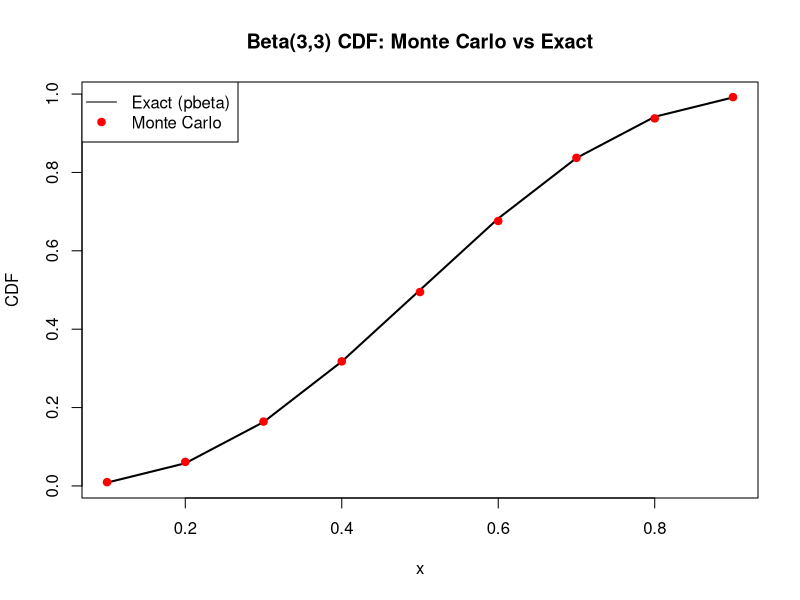
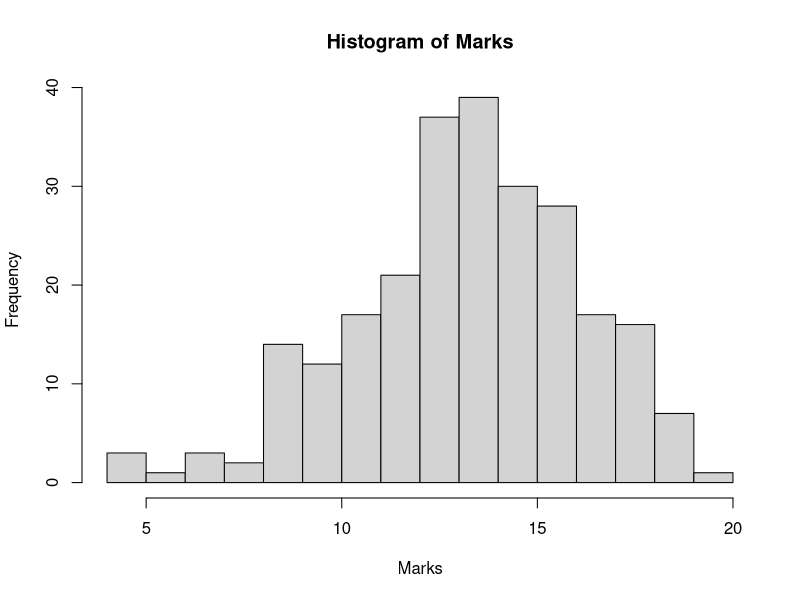
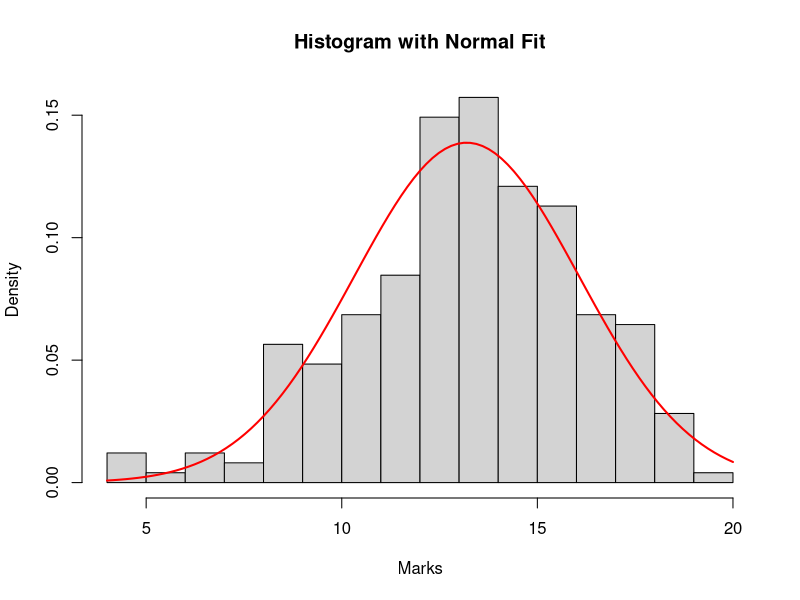

Here is the R script that generated these plots, in order:
## ---- chunk 1
knitr::opts_chunk$set(echo = TRUE)
## ---- chunk 2
#question 1

set.seed(123)        # for reproducibility
n <- 10000           # number of simulations

# Generate uniform random values on [0, pi/3]
t <- runif(n, min = 0, max = pi/3)

# Monte Carlo estimate
estimate <- (pi/3) * mean(sin(t))

estimate

exact_value <- 1 - cos(pi/3)
exact_value



## ---- chunk 3
#Question 2
#Monte Carlo estimation for several values of 𝑥x

set.seed(123)

mc_phi <- function(x, n = 1e5) {
  u <- runif(n, 0, x)
  mean(x * dnorm(u))
}

# values to compare
x_vals <- c(0.5, 1, 1.5, 2)

mc_est <- sapply(x_vals, mc_phi)
true_val <- pnorm(x_vals)

data.frame(
  x = x_vals,
  MonteCarlo = mc_est,
  pnorm = true_val,
  Error = mc_est - true_val
)

## ---- chunk 4
#Variance of the Monte Carlo estimator for Φ(2)

set.seed(123)

n <- 1e5
x <- 2

u <- runif(n, 0, x)
Y <- x * dnorm(u)

phi_hat <- mean(Y)
var_hat <- var(Y) / n

phi_hat
var_hat

## ---- chunk 5
#95% confidence interval for Φ(2)

alpha <- 0.05
z <- qnorm(1 - alpha/2)

CI <- c(
  phi_hat - z * sqrt(var_hat),
  phi_hat + z * sqrt(var_hat)
)

CI
pnorm(2)

## ---- chunk 6
#question 3
#Monte Carlo using Uniform(0, 0.5)

set.seed(123)

n <- 10000
x <- runif(n, min = 0, max = 0.5)

theta_hat <- 0.5 * mean(exp(-x))

# Monte Carlo variance estimate
var_theta_hat <- (0.5^2 / n) * var(exp(-x))

theta_hat
var_theta_hat


## ---- chunk 7
#Monte Carlo using Exponential(1)
set.seed(123)

y <- rexp(n, rate = 1)

theta_hat_star <- mean(y <= 0.5)

# Monte Carlo variance estimate
var_theta_hat_star <- var(as.numeric(y <= 0.5)) / n

theta_hat_star
var_theta_hat_star

## ---- chunk 8
#True value (for comparison)

theta_true <- 1 - exp(-0.5)
theta_true

## ---- chunk 9
#Variance comparison
var_theta_hat
var_theta_hat_star

## ---- chunk 10
#question 4
#Monte Carlo CDF function

mc_beta_cdf <- function(x, n = 10000) {
  samples <- rbeta(n, shape1 = 3, shape2 = 3)
  mean(samples <= x)
}

## ---- chunk 11
set.seed(123)   # for reproducibility

x_vals <- seq(0.1, 0.9, by = 0.1)

mc_estimates <- sapply(x_vals, mc_beta_cdf, n = 10000)
exact_values <- pbeta(x_vals, shape1 = 3, shape2 = 3)

results <- data.frame(
  x = x_vals,
  MonteCarlo = mc_estimates,
  Exact_pbeta = exact_values,
  Difference = mc_estimates - exact_values
)

print(results)

## ---- chunk 12
#Optional: plot comparison

plot(x_vals, exact_values, type = "l", lwd = 2,
     ylab = "CDF", xlab = "x",
     main = "Beta(3,3) CDF: Monte Carlo vs Exact")
points(x_vals, mc_estimates, col = "red", pch = 19)
legend("topleft",
       legend = c("Exact (pbeta)", "Monte Carlo"),
       col = c("black", "red"),
       lty = c(1, NA), pch = c(NA, 19))

## ---- chunk 13
#Question 5

set.seed(123)

n <- 1000   # points per trial
m <- 1000   # number of trials

# Sample mean method
I_mean <- numeric(m)
for(j in 1:m){
  X <- runif(n, 0, pi/3)
  I_mean[j] <- (pi/3) * mean(sin(X))
}
var_mean <- var(I_mean)

# Hit-or-miss method
I_hit <- numeric(m)
for(j in 1:m){
  X <- runif(n, 0, pi/3)
  Y <- runif(n, 0, 1)
  hits <- sum(Y <= sin(X))
  I_hit[j] <- (pi/3) * hits/n
}
var_hit <- var(I_hit)

# Empirical efficiency
efficiency <- var_hit / var_mean
efficiency

## ---- chunk 14
#6.10 

set.seed(123)
n <- 10000
U <- runif(n)
f <- function(x) (1 + exp(-x)) / (x^2)

# Standard MC
I_mc <- mean(f(U))
var_mc <- var(f(U)) / n

# Antithetic MC
I_anti <- mean( (f(U) + f(1-U)) / 2 )
var_anti <- var( (f(U) + f(1-U)) / 2 ) / n

# Variance reduction
reduction <- 100 * (var_mc - var_anti) / var_mc

cat("Standard MC estimate:", I_mc, "\n")
cat("Antithetic MC estimate:", I_anti, "\n")
cat("Variance reduction (%):", reduction, "\n")

## ---- chunk 15
#6.14 Question

# Monte Carlo importance sampling estimate

n <- 100000          # number of samples
lambda <- 1          # can try lambda = 1 for exponential tail
U <- runif(n)        # uniform samples
X <- 1 - log(U)/lambda  # transform to exponential shifted by 1

# compute weights
w <- (X^2 / (lambda * sqrt(2*pi))) * exp(-X^2/2 + lambda*(X-1))

# Monte Carlo estimate
Z_hat <- mean(w)
Z_hat

## ---- chunk 16
#6.15  Question

n <- 100000
n1 <- n2 <- n/2

# Stratum 1: 1 <= X < 2
U1 <- runif(n1)
X1 <- 1 - log(U1)/1
X1 <- pmin(X1, 2)  # truncate at 2
w1 <- (X1^2 / (1*sqrt(2*pi))) * exp(-X1^2/2 + (X1-1))
theta1 <- mean(w1)

# Stratum 2: X >= 2
U2 <- runif(n2)
X2 <- 2 - log(U2)/1
w2 <- (X2^2 / (1*sqrt(2*pi))) * exp(-X2^2/2 + (X2-1))
theta2 <- mean(w2)

# Stratum probabilities
p1 <- pnorm(2) - pnorm(1)
p2 <- 1 - pnorm(2)

# Stratified estimate
theta_strat <- p1*theta1 + p2*theta2
theta_strat

## ---- chunk 17
#project question 
#Determine a probability distribution for marks


# Data: marks
marks <- c(6.89,10.35,14.5,15.35,13.4,12.35,13.6,11.3,4.6,15.85,10.15,8.15,8.25,
17.05,15.2,16.2,15.05,16.25,18.5,16.8,15.25,12.75,12.45,10.2,13.3,8.7,
13.05,10.9,13,13.85,11.55,14.5,12.85,17.15,13.3,15.25,17.55,11.25,12.85,
14.5,10.7,11.9,14,14.6,12.4,15.35,12.3,11.7,11.7,10,11.8,15.6,
8.6,10,12.5,9.9,10.3,13.3,14,16.5,14,14.7,18.2,15.1,14.4,
8.1,12.4,10.9,13.1,14.5,15.4,10,13.2,13.4,14.6,17.5,13.4,15.8,
13.2,13.3,13.8,11.2,15.3,16.1,9.3,16.5,11.5,13,14.7,9.3,8.6,
12.4,12.8,10.8,5.5,13.5,12.4,11.8,12.2,8.5,9.4,11.9,8.6,13.2,
12.4,11.5,10.1,14.8,12.7,6.1,8.6,9.3,9.9,8.4,11.3,13.1,13.5,
4.1,7.5,13.9,15.1,13.2,14.5,17.6,14.7,12.5,15.4,15.5,9.2,10.5,
13.45,18.15,10.9,12.65,13.2,17.6,13.9,12.4,14.6,12.4,17.15,16.4,13.75,
14.4,17.35,14.3,14.65,16.1,11.25,10.35,13.95,12.55,7.6,14.95,9.6,18.35,
12.2,12.35,16.7,15.3,9,14.05,14.65,11.15,17.45,4.75,13.6,14.4,15.2,
8.75,13.4,13.6,14.35,12.65,14.9,15.1,15.45,16.55,9.75,16.9,14.35,12.66,
11.44,11.47,12.1,11.34,10.88,8.34,13.24,15.59,14.09,12.4,15.84,12.39,17.64,
12.78,12.78,15.41,11.21,12.56,10.85,16.04,11.1,13.25,15.9,14.5,12.42,11,
10.08,12.8,8.18,15.75,13.26,12.61,13.98,6.77,13.85,12.42,15.36,13.24,13.88,
17.7,15.02,17.22,16.98,16.12,17.66,17.64,13.32,17.14,11.6,18.1,14.13,14.98,
16.44,18.73,14.82,16.02,14.66,14.48,12.56,10.21,18.72,19.42,16.22,17.07,15.82,
15.27)

# Basic stats
mean(marks)
sd(marks)
hist(marks, breaks=20, main="Histogram of Marks", xlab="Marks")

## ---- chunk 18
#Probability distribution (analytical form)

mu <- mean(marks)
sigma <- sd(marks)


## ---- chunk 19
# Normal PDF function
f <- function(x) {
  1/(sigma*sqrt(2*pi)) * exp(-(x-mu)^2/(2*sigma^2))
}

## ---- chunk 20
#Step 3: Generate a random sample

n <- length(marks)
set.seed(123) # for reproducibility
sim_marks <- rnorm(n, mean=mu, sd=sigma)

## ---- chunk 21
ks.test(marks, "pnorm", mean=mu, sd=sigma)

## ---- chunk 22
#extra for visualization 

hist(marks, breaks=20, probability=TRUE, main="Histogram with Normal Fit", xlab="Marks")
curve(dnorm(x, mean=mu, sd=sigma), add=TRUE, col="red", lwd=2)

## ---- chunk 23
#question 2 in project

# Load the rock dataset
data("rock")
head(rock)  # Optional: check the first few rows

# Compute the mean vector and covariance matrix
mean_vector <- colMeans(rock)
cov_matrix <- cov(rock)

# Set the sample size
n <- 500

# Load the MASS package for mvrnorm()
library(MASS)

# Generate multivariate normal sample
set.seed(123)  # for reproducibility
rock_mvn <- mvrnorm(n = n, mu = mean_vector, Sigma = cov_matrix)

# Convert to a data frame for easier use
rock_mvn_df <- as.data.frame(rock_mvn)
colnames(rock_mvn_df) <- colnames(rock)

# Check the generated data
head(rock_mvn_df)

## ---- chunk 24
# Compare means
rbind(Original = colMeans(rock), Generated = colMeans(rock_mvn_df))

# Compare variances
rbind(Original = apply(rock, 2, var), Generated = apply(rock_mvn_df, 2, var))

# Compare correlation matrices
cor(rock)
cor(rock_mvn_df)

